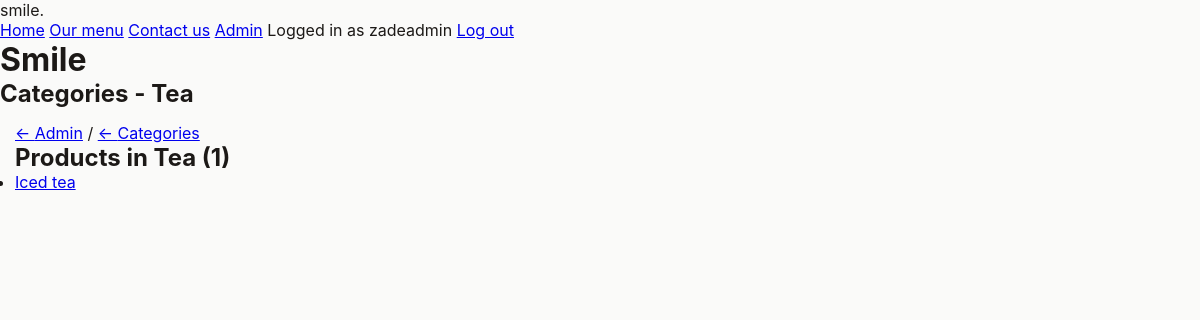
/admin/categories/2 (signed in), run on an earlier commit of the app's database.
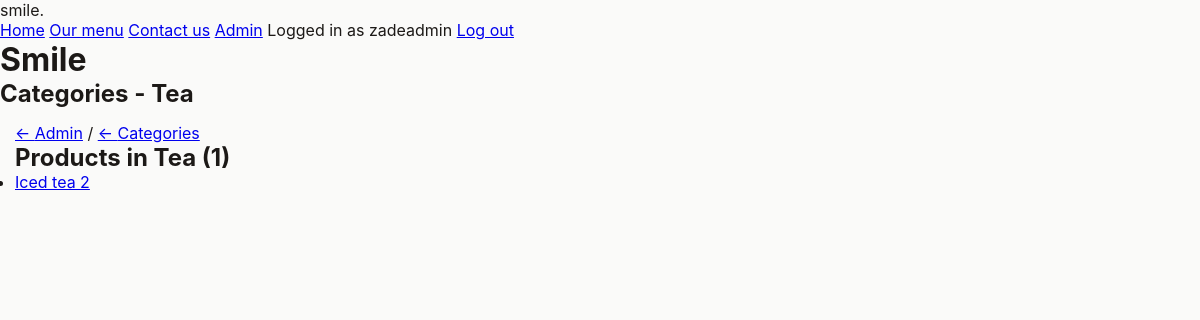
And on a later commit of the database.
### tables this page shows
CREATE TABLE "Products" (
	"id"	INTEGER NOT NULL UNIQUE,
	"name"	TEXT NOT NULL,
	"description"	TEXT NOT NULL,
	"size"	TEXT NOT NULL,
	"image_path"	TEXT NOT NULL,
	"price"	REAL NOT NULL,
	"category_id"	INTEGER NOT NULL DEFAULT 1,
	PRIMARY KEY("id" AUTOINCREMENT)
);

### server.py (the view)
@server.route("/admin/categories/<category_id>", methods=["GET", "POST"])
@admin_only
def handle_admin_category_info(category_id=None):
    with get_db() as (connection, cursor):
        category_query = "SELECT id, name FROM Categories WHERE id=?"
        cursor.execute(category_query, [category_id])
        category_res = cursor.fetchone()
        products_query = "SELECT id, name FROM Products WHERE category_id=?"
        cursor.execute(products_query, [category_id])
        products_res = cursor.fetchall()
        return render_template("admin/category-info.jinja", user=g.user, category=category_res, products=products_res)

### server.py (called while the page is built)
def db_dict_factory(cursor, row):
    d = {}
    for idx, col in enumerate(cursor.description):
        d[col[0]] = row[idx]
    return d

@contextmanager
def get_db(*args, **kwds):
    db_connection = sqlite3.connect("smile.sqlite")
    db_connection.row_factory = db_dict_factory
    db_cursor = db_connection.cursor()
    try:
        yield (db_connection, db_cursor)
    finally:
        db_connection.close()

def get_user():
    if ("username" in session) and ("display_name" in session):
        username = session["username"]
        display_name = session["display_name"]
        admin = session["admin"]
        print(session)
        if username is None or display_name is None or admin is None:
            return False
        return {
            "username": username,
            "display_name": display_name,
            "admin": admin
        }
    return False

def admin_only(func):
    @wraps(func)
    def wrapper(*args, **kwargs):
        if not g.user:
            return redirect("/auth?m=You+are+not+logged+in")
        if (g.user["admin"] != True):
            return redirect("/?m=You+are+not+an+admin")
        return func(*args, **kwargs)
    return wrapper

### templates/admin/category-info.jinja
{% extends "base.jinja" %}
{% set title = "Admin - Categories" %}
{% block pageheading %}
    Categories - {{ category.name }}
{% endblock pageheading %}
{% block main %}
    <div class="breadcrumbs">
        <a href="{{ url_for('handle_admin')}}" class="back-link">Admin</a>
        /
        <a href="{{ url_for('handle_admin_categories')}}" class="back-link">Categories</a>
    </div>
    <section>
        <h2>Products in {{ category.name }} ({{ products|length }})</h2>
        <ul>
            {% for item in products %}
                <li>
                    <a href="{{ url_for('handle_admin_product_info', product_id=item.id)}}">{{ item.name }}</a>
                </li>
            {% endfor %}
        </ul>
    </section>
{% endblock main %}

What changed in the data, as far as the page shows it:
changed Products: name "Iced tea" → "Iced tea 2"
